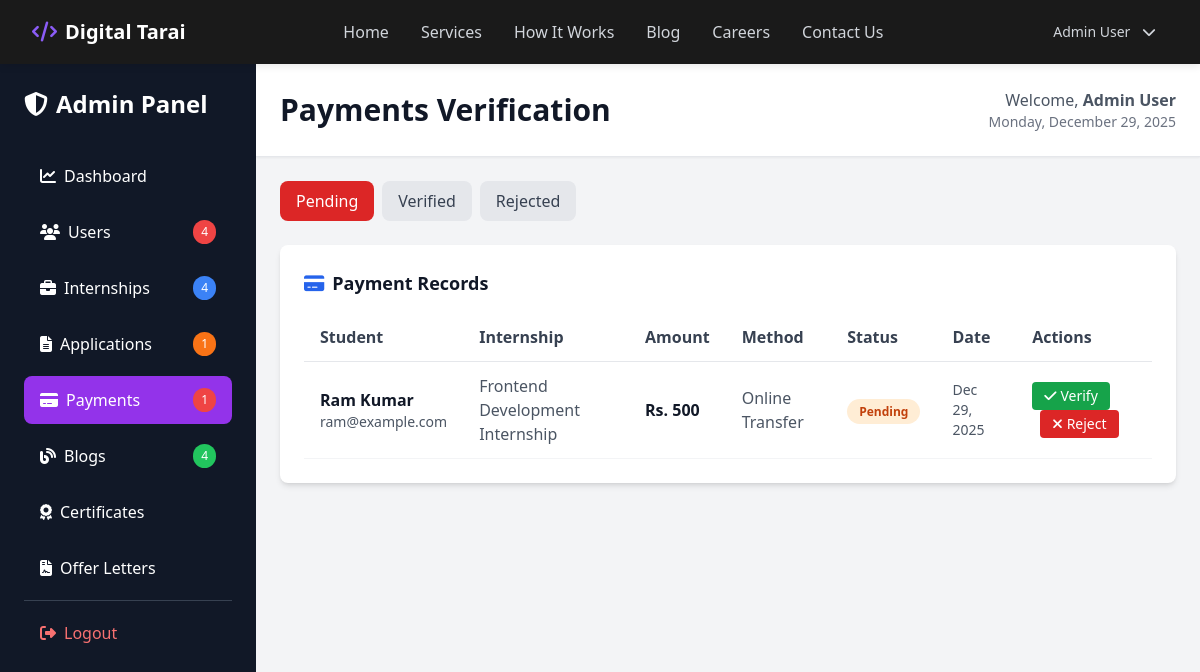
The page /admin/index.php?section=payments (signed in) on the database its author committed.
### tables this page shows
CREATE TABLE IF NOT EXISTS payments (
    id INT PRIMARY KEY AUTO_INCREMENT,
    application_id INT NOT NULL,
    amount DECIMAL(10, 2) NOT NULL,
    payment_method VARCHAR(50),
    screenshot VARCHAR(255),
    payment_id VARCHAR(100),
    status ENUM('pending', 'verified', 'rejected') DEFAULT 'pending',
    verified_by INT,
    verified_at DATETIME,
    created_at TIMESTAMP DEFAULT CURRENT_TIMESTAMP,
    updated_at TIMESTAMP DEFAULT CURRENT_TIMESTAMP ON UPDATE CURRENT_TIMESTAMP,
    FOREIGN KEY (application_id) REFERENCES applications(id) ON DELETE CASCADE,
    FOREIGN KEY (verified_by) REFERENCES users(id) ON DELETE SET NULL
);

CREATE TABLE IF NOT EXISTS users (
    id INT PRIMARY KEY AUTO_INCREMENT,
    name VARCHAR(100) NOT NULL,
    email VARCHAR(100) UNIQUE NOT NULL,
    password VARCHAR(255) NOT NULL,
    phone VARCHAR(20),
    user_type ENUM('student', 'admin') DEFAULT 'student',
    status ENUM('active', 'inactive') DEFAULT 'active',
    created_at TIMESTAMP DEFAULT CURRENT_TIMESTAMP,
    updated_at TIMESTAMP DEFAULT CURRENT_TIMESTAMP ON UPDATE CURRENT_TIMESTAMP
);

CREATE TABLE IF NOT EXISTS internships (
    id INT PRIMARY KEY AUTO_INCREMENT,
    title VARCHAR(100) NOT NULL,
    slug VARCHAR(100) UNIQUE NOT NULL,
    description TEXT NOT NULL,
    skills TEXT NOT NULL,
    duration VARCHAR(50) NOT NULL,
    fees DECIMAL(10, 2) NOT NULL,
    benefits TEXT,
    created_at TIMESTAMP DEFAULT CURRENT_TIMESTAMP,
    updated_at TIMESTAMP DEFAULT CURRENT_TIMESTAMP ON UPDATE CURRENT_TIMESTAMP
);

### admin/sections/payments.php (the view, shortened to what this page needs)
<?php
$status_filter = isset($_GET['status']) ? $_GET['status'] : 'pending';
$where = "WHERE p.status='" . $conn->real_escape_string($status_filter) . "'";
$payments = $conn->query("
    SELECT p.*, u.name, u.email, i.title, a.id as app_id
    FROM payments p
    JOIN applications a ON p.application_id = a.id
    JOIN users u ON a.user_id = u.id
    JOIN internships i ON a.internship_id = i.id
    $where
    ORDER BY p.created_at DESC
");
?>
<div class="mb-6 flex gap-2">
    <a href="?section=payments&status=pending" class="px-4 py-2 rounded-lg transition <?php echo $status_filter === 'pending' ? 'bg-red-600 text-white' : 'bg-gray-200 text-gray-700 hover:bg-gray-300'; ?>">
        Pending
    </a>
    <a href="?section=payments&status=verified" class="px-4 py-2 rounded-lg transition <?php echo $status_filter === 'verified' ? 'bg-green-600 text-white' : 'bg-gray-200 text-gray-700 hover:bg-gray-300'; ?>">
        Verified
    </a>
    <a href="?section=payments&status=rejected" class="px-4 py-2 rounded-lg transition <?php echo $status_filter === 'rejected' ? 'bg-red-600 text-white' : 'bg-gray-200 text-gray-700 hover:bg-gray-300'; ?>">
        Rejected
    </a>
</div>
<div class="bg-white rounded-lg shadow-md p-6">
    <h3 class="text-lg font-bold text-gray-900 mb-4">
        <i class="fas fa-credit-card mr-2 text-blue-600"></i>Payment Records
    </h3>
    <div class="overflow-x-auto">
        <table class="w-full text-left">
            <thead>
                <tr class="border-b border-gray-200">
                    <th class="px-4 py-3 font-semibold text-gray-700">Student</th>
                    <th class="px-4 py-3 font-semibold text-gray-700">Internship</th>
                    <th class="px-4 py-3 font-semibold text-gray-700">Amount</th>
                    <th class="px-4 py-3 font-semibold text-gray-700">Method</th>
                    <th class="px-4 py-3 font-semibold text-gray-700">Status</th>
                    <th class="px-4 py-3 font-semibold text-gray-700">Date</th>
                    <th class="px-4 py-3 font-semibold text-gray-700">Actions</th>
                </tr>
            </thead>
            <tbody>
                <?php
                if($payments->num_rows > 0) {
                    while($payment = $payments->fetch_assoc()) {
                        $statusColor = $payment['status'] === 'verified' ? 'green' : ($payment['status'] === 'pending' ? 'orange' : 'red');
                        echo "
                        <tr class='border-b border-gray-100 hover:bg-gray-50'>
                            <td class='px-4 py-3'>
                                <div class='font-semibold text-gray-900'>" . htmlspecialchars($payment['name']) . "</div>
                                <div class='text-sm text-gray-600'>" . htmlspecialchars($payment['email']) . "</div>
                            </td>
                            <td class='px-4 py-3 text-gray-600'>" . htmlspecialchars($payment['title']) . "</td>
                            <td class='px-4 py-3 font-semibold text-gray-900'>Rs. " . number_format($payment['amount']) . "</td>
                            <td class='px-4 py-3 text-gray-600'>" . htmlspecialchars($payment['payment_method'] ?? 'N/A') . "</td>
                            <td class='px-4 py-3'>
                                <span class='px-3 py-1 bg-{$statusColor}-100 text-{$statusColor}-700 rounded-full text-xs font-semibold'>
                                    " . ucfirst($payment['status']) . "
                                </span>
                            </td>
                            <td class='px-4 py-3 text-sm text-gray-600'>" . date('M d, Y', strtotime($payment['created_at'])) . "</td>
                            <td class='px-4 py-3 space-x-2'>
                                " . ($payment['status'] === 'pending' ? "
                                <a href='?section=payments&verify=" . $payment['id'] . "' class='inline-flex items-center px-3 py-1 bg-green-600 text-white rounded hover:bg-green-700 transition text-sm'>
                                    <i class='fas fa-check mr-1'></i>Verify
                                </a>
                                <a href='?section=payments&reject_payment=" . $payment['id'] . "' class='inline-flex items-center px-3 py-1 bg-red-600 text-white rounded hover:bg-red-700 transition text-sm'>
                                    <i class='fas fa-times mr-1'></i>Reject
                                </a>
                                " : "") . "
                                " . (!empty($payment['screenshot']) ? "
                                " . SITE_URL . "" . htmlspecialchars($payment['']) . "
                                " : "") . "
                            </td>
                        </tr>
                        ";
                    }
                } else {
                    echo "<tr><td colspan='7' class='px-4 py-3 text-center text-gray-600'>No payments found</td></tr>";
                }
                ?>
            </tbody>
        </table>
    </div>
</div>

### app/views/header.php (style rules this page uses)
html { scroll-behavior: smooth; }
body { background-color: #ffffff; }

### rows shown on the page
payments: users.name "Ram Kumar", users.email "ram@example.com", internships.title "Frontend Development Internship", amount "500", payment_method "Online Transfer", status "Pending", created_at "Dec 29, 2025"

### other values the page prints
$_SESSION['user_name'] "Admin User"
$totalUsers "4"
$totalInternships "4"
$totalApplications "1"
$pendingPayments "1"
$totalBlogs "4"
